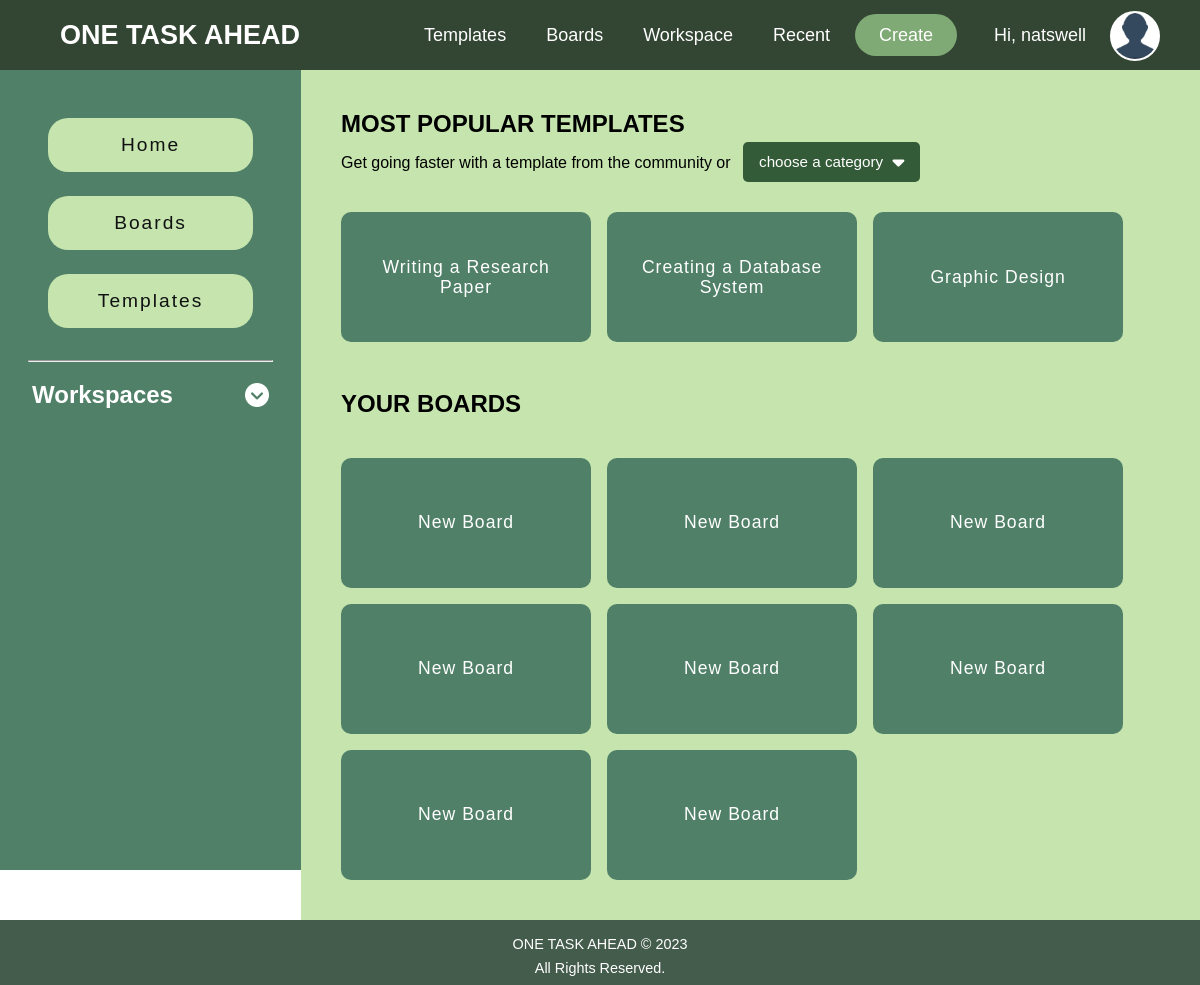
Page /html/boards.php?workspace_id=1 (signed in) on the committed database.
### tables this page shows
CREATE TABLE `board` (
  `board_id` int(11) NOT NULL,
  `workspace_id` int(255) NOT NULL,
  `BoardName` varchar(99) NOT NULL
);

### php/functions.php (the view, shortened to what this page needs)
<?php
function getBoards($conn, $workspace_id)
{
    $sql = "SELECT * FROM board WHERE workspace_id = $workspace_id";
    $result = mysqli_query($conn, $sql);
    return $result;
}
function renderBoards($result)
{
    if (mysqli_num_rows($result) > 0) {
        while ($row = mysqli_fetch_assoc($result)) {
            echo '<a href="./board.php' . (isset($_GET['workspace_id']) ? '?workspace_id=' . $_GET['workspace_id'] : '?workspace_id=1') . '&board_id=' . $row['board_id'] . '"><div class="card">' . $row['BoardName'] . '</div></a>';
        }
    } else {
        echo "No boards found.";
    }
}

### css/styles.css (style rules this page uses)
* { margin: 0; padding: 0; box-sizing: border-box; font-family: "Poppins", sans-serif; }
body { display: flex; flex-direction: column; }
.content a { text-decoration: none; }
.workspaces-user .card, .templates-popular .card { color: white; background-color: #508068; width: 250px; height: 130px; display: flex; justify-content: center; align-items: center; border-radius: 10px; text-align: center; padding: 0 1rem; font-size: 1.1rem; letter-spacing: 1px; }
.workspaces-user .card { color: white; background-color: #508068; width: 250px; height: 130px; display: flex; justify-content: center; align-items: center; border-radius: 10px; text-align: center; padding: 0 1rem; font-size: 1.1rem; letter-spacing: 1px; }

### css/nav_bar.css (style rules this page uses)
* { margin: 0; padding: 0; box-sizing: border-box; font-family: "Poppins", sans-serif; }

### rows in the picture
board: BoardName "New Board"
board: BoardName "New Board"
board: BoardName "New Board"
board: BoardName "New Board"
board: BoardName "New Board"
board: BoardName "New Board"
board: BoardName "New Board"
board: BoardName "New Board"

### other values in the picture
$_SESSION['username'] "natswell"
